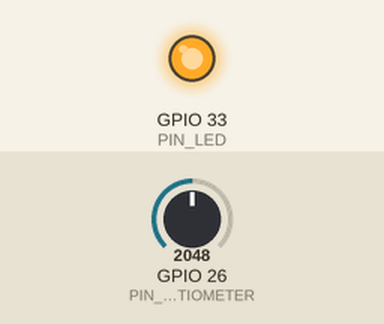
Simulated run of this sketch. Board: ESP32. Shown: output pins drawn as LEDs (lit = HIGH). Inputs (shaded band) come from the test bench; at power-on: GPIO 26 (PIN_POTENTIOMETER) = 2048.

Above: at 1.2 s.
1.3 s: GPIO 26 (PIN_POTENTIOMETER) set to 1054
2.8 s: GPIO 26 (PIN_POTENTIOMETER) set to 946
At 3.5 s:
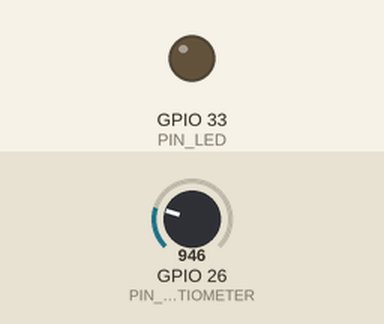
4.3 s: GPIO 26 (PIN_POTENTIOMETER) set to 1040
At 4.7 s:
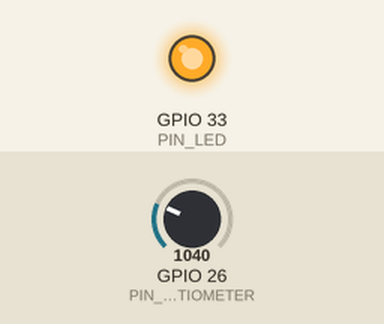
5.8 s: GPIO 26 (PIN_POTENTIOMETER) set to 960
At 7.1 s:
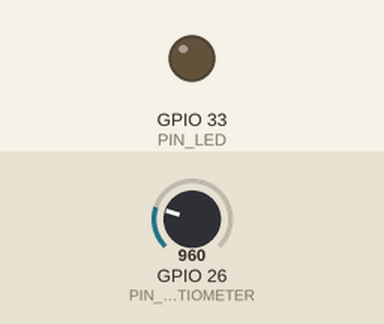
Timing chart, 0 to 8.3 s (numbered marks = the images above; inputs shaded):
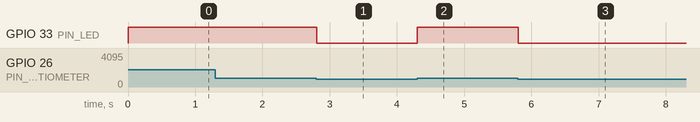

The sketch:

sketch_feb25_LED_AND_POTENTIOMETER.ino
```cpp
//Usar potenciometro para iluminar LED

#define PIN_LED 33
#define PIN_POTENTIOMETER 26
#define analog_threshold 1000
void setup() {
  pinMode(PIN_LED, OUTPUT);
  pinMode(PIN_POTENTIOMETER, INPUT);

  Serial.begin(115200);
}

void loop() {
  int analogVal = analogRead(PIN_POTENTIOMETER);
  if (analogVal>analog_threshold){
    digitalWrite(PIN_LED, HIGH);
  }
  else{
    digitalWrite(PIN_LED, LOW);
  }
  delay(100);
}
```

Measured:
- the behaviour switches between 1001 and 1000 on GPIO 26 (PIN_POTENTIOMETER) (found by bisection; images 0 and 1)
- after the input at 1.3 s, every drawn part: stays the same
- after the input at 2.8 s, GPIO 33 (PIN_LED): HIGH → LOW at once
- after the input at 4.3 s, GPIO 33 (PIN_LED): LOW → HIGH at once
- after the input at 5.8 s, GPIO 33 (PIN_LED): HIGH → LOW at once
